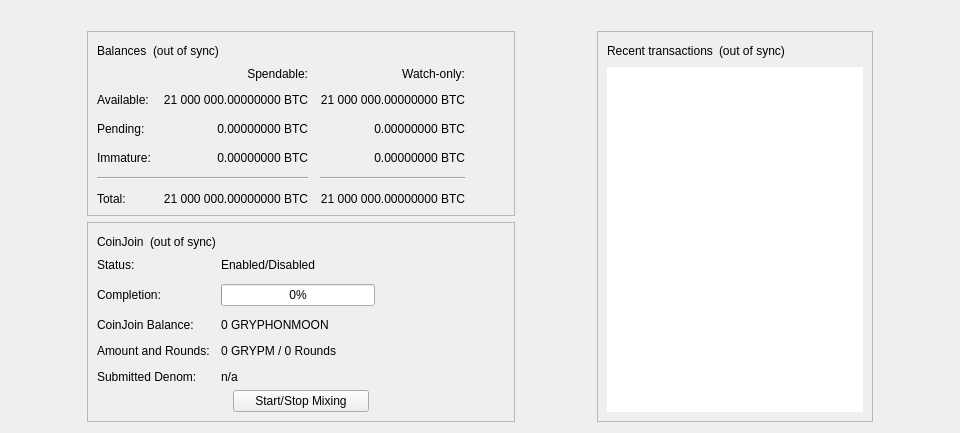
<?xml version="1.0" encoding="UTF-8"?>
<ui version="4.0">
 <class>OverviewPage</class>
 <widget class="QWidget" name="OverviewPage">
  <property name="geometry">
   <rect>
    <x>0</x>
    <y>0</y>
    <width>798</width>
    <height>318</height>
   </rect>
  </property>
  <property name="minimumSize">
   <size>
    <width>960</width>
    <height>0</height>
   </size>
  </property>
  <property name="windowTitle">
   <string>Form</string>
  </property>
  <layout class="QVBoxLayout" name="topLayout">
   <item>
    <widget class="QLabel" name="labelAlerts">
     <property name="visible">
      <bool>false</bool>
     </property>
     <property name="wordWrap">
      <bool>true</bool>
     </property>
     <property name="margin">
      <number>3</number>
     </property>
     <property name="textInteractionFlags">
      <set>Qt::TextSelectableByMouse</set>
     </property>
    </widget>
   </item>
   <item>
    <layout class="QHBoxLayout" name="horizontalLayout" stretch="1,0,1,0,1">
     <item>
      <spacer name="horizontalSpacerLeft">
       <property name="orientation">
        <enum>Qt::Horizontal</enum>
       </property>
       <property name="sizeType">
        <enum>QSizePolicy::Preferred</enum>
       </property>
       <property name="sizeHint" stdset="0">
        <size>
         <width>10</width>
         <height>20</height>
        </size>
       </property>
      </spacer>
     </item>
     <item>
      <layout class="QVBoxLayout" name="verticalLayout_2">
       <item>
        <widget class="QFrame" name="frame">
         <property name="frameShape">
          <enum>QFrame::StyledPanel</enum>
         </property>
         <property name="frameShadow">
          <enum>QFrame::Raised</enum>
         </property>
         <layout class="QVBoxLayout" name="verticalLayout_4">
          <item>
           <layout class="QHBoxLayout" name="horizontalLayout_4">
            <item>
             <widget class="QLabel" name="label_5">
              <property name="text">
               <string>Balances</string>
              </property>
             </widget>
            </item>
            <item>
             <widget class="QLabel" name="labelWalletStatus">
              <property name="toolTip">
               <string>The displayed information may be out of date. Your wallet automatically synchronizes with the Gryphonmoon network after a connection is established, but this process has not completed yet.</string>
              </property>
              <property name="text">
               <string notr="true">(out of sync)</string>
              </property>
              <property name="alignment">
               <set>Qt::AlignLeading|Qt::AlignLeft|Qt::AlignVCenter</set>
              </property>
             </widget>
            </item>
            <item>
             <spacer name="horizontalSpacer_3">
              <property name="orientation">
               <enum>Qt::Horizontal</enum>
              </property>
              <property name="sizeHint" stdset="0">
               <size>
                <width>40</width>
                <height>20</height>
               </size>
              </property>
             </spacer>
            </item>
           </layout>
          </item>
          <item>
           <layout class="QGridLayout" name="gridLayout">
            <property name="spacing">
             <number>12</number>
            </property>
            <item row="2" column="2">
             <widget class="QLabel" name="labelWatchPending">
              <property name="cursor">
               <cursorShape>IBeamCursor</cursorShape>
              </property>
              <property name="toolTip">
               <string>Unconfirmed transactions to watch-only addresses</string>
              </property>
              <property name="text">
               <string notr="true">0.00000000 BTC</string>
              </property>
              <property name="alignment">
               <set>Qt::AlignRight|Qt::AlignTrailing|Qt::AlignVCenter</set>
              </property>
              <property name="textInteractionFlags">
               <set>Qt::LinksAccessibleByMouse|Qt::TextSelectableByKeyboard|Qt::TextSelectableByMouse</set>
              </property>
             </widget>
            </item>
            <item row="2" column="1">
             <widget class="QLabel" name="labelUnconfirmed">
              <property name="cursor">
               <cursorShape>IBeamCursor</cursorShape>
              </property>
              <property name="toolTip">
               <string>Total of transactions that have yet to be confirmed, and do not yet count toward the spendable balance</string>
              </property>
              <property name="text">
               <string notr="true">0.00000000 BTC</string>
              </property>
              <property name="alignment">
               <set>Qt::AlignRight|Qt::AlignTrailing|Qt::AlignVCenter</set>
              </property>
              <property name="textInteractionFlags">
               <set>Qt::LinksAccessibleByMouse|Qt::TextSelectableByKeyboard|Qt::TextSelectableByMouse</set>
              </property>
             </widget>
            </item>
            <item row="3" column="2">
             <widget class="QLabel" name="labelWatchImmature">
              <property name="cursor">
               <cursorShape>IBeamCursor</cursorShape>
              </property>
              <property name="toolTip">
               <string>Mined balance in watch-only addresses that has not yet matured</string>
              </property>
              <property name="text">
               <string notr="true">0.00000000 BTC</string>
              </property>
              <property name="alignment">
               <set>Qt::AlignRight|Qt::AlignTrailing|Qt::AlignVCenter</set>
              </property>
              <property name="textInteractionFlags">
               <set>Qt::LinksAccessibleByMouse|Qt::TextSelectableByKeyboard|Qt::TextSelectableByMouse</set>
              </property>
             </widget>
            </item>
            <item row="4" column="0" colspan="2">
             <widget class="Line" name="lineSpendableBalance">
              <property name="orientation">
               <enum>Qt::Horizontal</enum>
              </property>
             </widget>
            </item>
            <item row="4" column="2">
             <widget class="Line" name="lineWatchBalance">
              <property name="sizePolicy">
               <sizepolicy hsizetype="Preferred" vsizetype="Fixed">
                <horstretch>0</horstretch>
                <verstretch>0</verstretch>
               </sizepolicy>
              </property>
              <property name="minimumSize">
               <size>
                <width>140</width>
                <height>0</height>
               </size>
              </property>
              <property name="orientation">
               <enum>Qt::Horizontal</enum>
              </property>
             </widget>
            </item>
            <item row="5" column="0">
             <widget class="QLabel" name="labelTotalText">
              <property name="text">
               <string>Total:</string>
              </property>
             </widget>
            </item>
            <item row="3" column="1">
             <widget class="QLabel" name="labelImmature">
              <property name="cursor">
               <cursorShape>IBeamCursor</cursorShape>
              </property>
              <property name="toolTip">
               <string>Mined balance that has not yet matured</string>
              </property>
              <property name="text">
               <string notr="true">0.00000000 BTC</string>
              </property>
              <property name="alignment">
               <set>Qt::AlignRight|Qt::AlignTrailing|Qt::AlignVCenter</set>
              </property>
              <property name="textInteractionFlags">
               <set>Qt::LinksAccessibleByMouse|Qt::TextSelectableByKeyboard|Qt::TextSelectableByMouse</set>
              </property>
             </widget>
            </item>
            <item row="2" column="3">
             <spacer name="horizontalSpacer_2">
              <property name="orientation">
               <enum>Qt::Horizontal</enum>
              </property>
              <property name="sizeHint" stdset="0">
               <size>
                <width>40</width>
                <height>20</height>
               </size>
              </property>
             </spacer>
            </item>
            <item row="3" column="0">
             <widget class="QLabel" name="labelImmatureText">
              <property name="text">
               <string>Immature:</string>
              </property>
             </widget>
            </item>
            <item row="5" column="1">
             <widget class="QLabel" name="labelTotal">
              <property name="cursor">
               <cursorShape>IBeamCursor</cursorShape>
              </property>
              <property name="toolTip">
               <string>Your current total balance</string>
              </property>
              <property name="text">
               <string notr="true">21 000 000.00000000 BTC</string>
              </property>
              <property name="alignment">
               <set>Qt::AlignRight|Qt::AlignTrailing|Qt::AlignVCenter</set>
              </property>
              <property name="textInteractionFlags">
               <set>Qt::LinksAccessibleByMouse|Qt::TextSelectableByKeyboard|Qt::TextSelectableByMouse</set>
              </property>
             </widget>
            </item>
            <item row="5" column="2">
             <widget class="QLabel" name="labelWatchTotal">
              <property name="cursor">
               <cursorShape>IBeamCursor</cursorShape>
              </property>
              <property name="toolTip">
               <string>Current total balance in watch-only addresses</string>
              </property>
              <property name="text">
               <string notr="true">21 000 000.00000000 BTC</string>
              </property>
              <property name="alignment">
               <set>Qt::AlignRight|Qt::AlignTrailing|Qt::AlignVCenter</set>
              </property>
              <property name="textInteractionFlags">
               <set>Qt::LinksAccessibleByMouse|Qt::TextSelectableByKeyboard|Qt::TextSelectableByMouse</set>
              </property>
             </widget>
            </item>
            <item row="0" column="2">
             <widget class="QLabel" name="labelWatchonly">
              <property name="text">
               <string>Watch-only:</string>
              </property>
              <property name="alignment">
               <set>Qt::AlignRight|Qt::AlignTrailing|Qt::AlignVCenter</set>
              </property>
             </widget>
            </item>
            <item row="1" column="0">
             <widget class="QLabel" name="labelBalanceText">
              <property name="text">
               <string>Available:</string>
              </property>
             </widget>
            </item>
            <item row="1" column="1">
             <widget class="QLabel" name="labelBalance">
              <property name="cursor">
               <cursorShape>IBeamCursor</cursorShape>
              </property>
              <property name="toolTip">
               <string>Your current spendable balance</string>
              </property>
              <property name="text">
               <string notr="true">21 000 000.00000000 BTC</string>
              </property>
              <property name="alignment">
               <set>Qt::AlignRight|Qt::AlignTrailing|Qt::AlignVCenter</set>
              </property>
              <property name="textInteractionFlags">
               <set>Qt::LinksAccessibleByMouse|Qt::TextSelectableByKeyboard|Qt::TextSelectableByMouse</set>
              </property>
             </widget>
            </item>
            <item row="1" column="2">
             <widget class="QLabel" name="labelWatchAvailable">
              <property name="cursor">
               <cursorShape>IBeamCursor</cursorShape>
              </property>
              <property name="toolTip">
               <string>Your current balance in watch-only addresses</string>
              </property>
              <property name="text">
               <string notr="true">21 000 000.00000000 BTC</string>
              </property>
              <property name="alignment">
               <set>Qt::AlignRight|Qt::AlignTrailing|Qt::AlignVCenter</set>
              </property>
              <property name="textInteractionFlags">
               <set>Qt::LinksAccessibleByMouse|Qt::TextSelectableByKeyboard|Qt::TextSelectableByMouse</set>
              </property>
             </widget>
            </item>
            <item row="2" column="0">
             <widget class="QLabel" name="labelPendingText">
              <property name="text">
               <string>Pending:</string>
              </property>
             </widget>
            </item>
            <item row="0" column="1">
             <widget class="QLabel" name="labelSpendable">
              <property name="text">
               <string>Spendable:</string>
              </property>
              <property name="alignment">
               <set>Qt::AlignRight|Qt::AlignTrailing|Qt::AlignVCenter</set>
              </property>
             </widget>
            </item>
           </layout>
          </item>
         </layout>
        </widget>
       </item>
       <item>
        <widget class="QFrame" name="frameCoinJoin">
         <property name="layoutDirection">
          <enum>Qt::LeftToRight</enum>
         </property>
         <property name="frameShape">
          <enum>QFrame::StyledPanel</enum>
         </property>
         <property name="frameShadow">
          <enum>QFrame::Raised</enum>
         </property>
         <layout class="QVBoxLayout" name="VerticalLayout_PS1">
          <item>
           <layout class="QHBoxLayout" name="horizontalLayout_5">
            <item>
             <widget class="QLabel" name="labelCoinJoinHeader">
              <property name="text">
               <string notr="true">CoinJoin</string>
              </property>
             </widget>
            </item>
            <item>
             <widget class="QLabel" name="labelCoinJoinSyncStatus">
              <property name="toolTip">
               <string>The displayed information may be out of date. Your wallet automatically synchronizes with the Gryphonmoon network after a connection is established, but this process has not completed yet.</string>
              </property>
              <property name="text">
               <string notr="true">(out of sync)</string>
              </property>
              <property name="alignment">
               <set>Qt::AlignLeading|Qt::AlignLeft|Qt::AlignVCenter</set>
              </property>
             </widget>
            </item>
            <item>
             <spacer name="horizontalSpacer_4">
              <property name="orientation">
               <enum>Qt::Horizontal</enum>
              </property>
              <property name="sizeHint" stdset="0">
               <size>
                <width>40</width>
                <height>20</height>
               </size>
              </property>
             </spacer>
            </item>
           </layout>
          </item>
          <item>
           <layout class="QFormLayout" name="coinJoinFormLayout">
            <property name="fieldGrowthPolicy">
             <enum>QFormLayout::AllNonFixedFieldsGrow</enum>
            </property>
            <property name="horizontalSpacing">
             <number>11</number>
            </property>
            <property name="verticalSpacing">
             <number>12</number>
            </property>
            <item row="0" column="0">
             <widget class="QLabel" name="labelCoinJoinEnabledText">
              <property name="text">
               <string>Status:</string>
              </property>
             </widget>
            </item>
            <item row="0" column="1">
             <widget class="QLabel" name="labelCoinJoinEnabled">
              <property name="text">
               <string>Enabled/Disabled</string>
              </property>
             </widget>
            </item>
            <item row="1" column="0">
             <widget class="QLabel" name="labelCompletitionText">
              <property name="text">
               <string>Completion:</string>
              </property>
             </widget>
            </item>
            <item row="1" column="1">
             <widget class="QProgressBar" name="coinJoinProgress">
              <property name="maximumSize">
               <size>
                <width>154</width>
                <height>16777215</height>
               </size>
              </property>
              <property name="value">
               <number>0</number>
              </property>
             </widget>
            </item>
            <item row="2" column="0">
             <widget class="QLabel" name="labelAnonymizedText">
              <property name="text">
               <string notr="true">CoinJoin Balance:</string>
              </property>
             </widget>
            </item>
            <item row="2" column="1">
             <widget class="QLabel" name="labelAnonymized">
              <property name="text">
               <string notr="true">0 GRYPHONMOON</string>
              </property>
             </widget>
            </item>
            <item row="3" column="0">
             <widget class="QLabel" name="labelAmountAndRoundsText">
              <property name="text">
               <string>Amount and Rounds:</string>
              </property>
             </widget>
            </item>
            <item row="3" column="1">
             <widget class="QLabel" name="labelAmountRounds">
              <property name="text">
               <string>0 GRYPM / 0 Rounds</string>
              </property>
             </widget>
            </item>
            <item row="4" column="0">
             <widget class="QLabel" name="labelSubmittedDenomText">
              <property name="text">
               <string>Submitted Denom:</string>
              </property>
             </widget>
            </item>
            <item row="4" column="1">
             <widget class="QLabel" name="labelSubmittedDenom">
              <property name="toolTip">
               <string>The denominations you submitted to the Masternode.&lt;br&gt;To mix, other users must submit the exact same denominations.</string>
              </property>
              <property name="text">
               <string>n/a</string>
              </property>
              <property name="wordWrap">
               <bool>true</bool>
              </property>
             </widget>
            </item>
           </layout>
          </item>
          <item>
           <layout class="QVBoxLayout" name="VerticalLayout_PS">
            <item>
             <layout class="QHBoxLayout" name="horizontalLayout_3">
              <property name="topMargin">
               <number>0</number>
              </property>
              <item>
               <spacer name="horizontalSpacer_5">
                <property name="orientation">
                 <enum>Qt::Horizontal</enum>
                </property>
                <property name="sizeHint" stdset="0">
                 <size>
                  <width>40</width>
                  <height>20</height>
                 </size>
                </property>
               </spacer>
              </item>
              <item>
               <widget class="QPushButton" name="toggleCoinJoin">
                <property name="sizePolicy">
                 <sizepolicy hsizetype="MinimumExpanding" vsizetype="Fixed">
                  <horstretch>0</horstretch>
                  <verstretch>0</verstretch>
                 </sizepolicy>
                </property>
                <property name="text">
                 <string>Start/Stop Mixing</string>
                </property>
               </widget>
              </item>
              <item>
               <spacer name="horizontalSpacer_6">
                <property name="orientation">
                 <enum>Qt::Horizontal</enum>
                </property>
                <property name="sizeHint" stdset="0">
                 <size>
                  <width>40</width>
                  <height>20</height>
                 </size>
                </property>
               </spacer>
              </item>
             </layout>
            </item>
            <item>
             <spacer name="verticalSpacer_3">
              <property name="orientation">
               <enum>Qt::Vertical</enum>
              </property>
              <property name="sizeHint" stdset="0">
               <size>
                <width>20</width>
                <height>40</height>
               </size>
              </property>
             </spacer>
            </item>
           </layout>
          </item>
         </layout>
        </widget>
       </item>
       <item>
        <spacer name="verticalSpacer">
         <property name="orientation">
          <enum>Qt::Vertical</enum>
         </property>
         <property name="sizeHint" stdset="0">
          <size>
           <width>20</width>
           <height>40</height>
          </size>
         </property>
        </spacer>
       </item>
      </layout>
     </item>
     <item>
      <spacer name="horizontalSpacerCenter">
       <property name="orientation">
        <enum>Qt::Horizontal</enum>
       </property>
       <property name="sizeHint" stdset="0">
        <size>
         <width>10</width>
         <height>20</height>
        </size>
       </property>
      </spacer>
     </item>
     <item>
      <layout class="QVBoxLayout" name="verticalLayout_3">
       <item>
        <widget class="QFrame" name="frame_2">
         <property name="frameShape">
          <enum>QFrame::StyledPanel</enum>
         </property>
         <property name="frameShadow">
          <enum>QFrame::Raised</enum>
         </property>
         <layout class="QVBoxLayout" name="verticalLayout">
          <item>
           <layout class="QHBoxLayout" name="horizontalLayout_2">
            <item>
             <widget class="QLabel" name="label_4">
              <property name="text">
               <string>Recent transactions</string>
              </property>
             </widget>
            </item>
            <item>
             <widget class="QLabel" name="labelTransactionsStatus">
              <property name="toolTip">
               <string>The displayed information may be out of date. Your wallet automatically synchronizes with the Gryphonmoon network after a connection is established, but this process has not completed yet.</string>
              </property>
              <property name="text">
               <string notr="true">(out of sync)</string>
              </property>
              <property name="alignment">
               <set>Qt::AlignLeading|Qt::AlignLeft|Qt::AlignVCenter</set>
              </property>
             </widget>
            </item>
            <item>
             <spacer name="horizontalSpacer">
              <property name="orientation">
               <enum>Qt::Horizontal</enum>
              </property>
              <property name="sizeHint" stdset="0">
               <size>
                <width>40</width>
                <height>20</height>
               </size>
              </property>
             </spacer>
            </item>
           </layout>
          </item>
          <item>
           <widget class="QListView" name="listTransactions">
            <property name="frameShape">
             <enum>QFrame::NoFrame</enum>
            </property>
            <property name="verticalScrollBarPolicy">
             <enum>Qt::ScrollBarAlwaysOff</enum>
            </property>
            <property name="horizontalScrollBarPolicy">
             <enum>Qt::ScrollBarAlwaysOff</enum>
            </property>
            <property name="selectionMode">
             <enum>QAbstractItemView::NoSelection</enum>
            </property>
           </widget>
          </item>
         </layout>
        </widget>
       </item>
      </layout>
     </item>
     <item>
      <spacer name="horizontalSpacerRight">
       <property name="orientation">
        <enum>Qt::Horizontal</enum>
       </property>
       <property name="sizeType">
        <enum>QSizePolicy::Preferred</enum>
       </property>
       <property name="sizeHint" stdset="0">
        <size>
         <width>10</width>
         <height>20</height>
        </size>
       </property>
      </spacer>
     </item>
    </layout>
   </item>
  </layout>
 </widget>
 <resources/>
 <connections/>
</ui>
